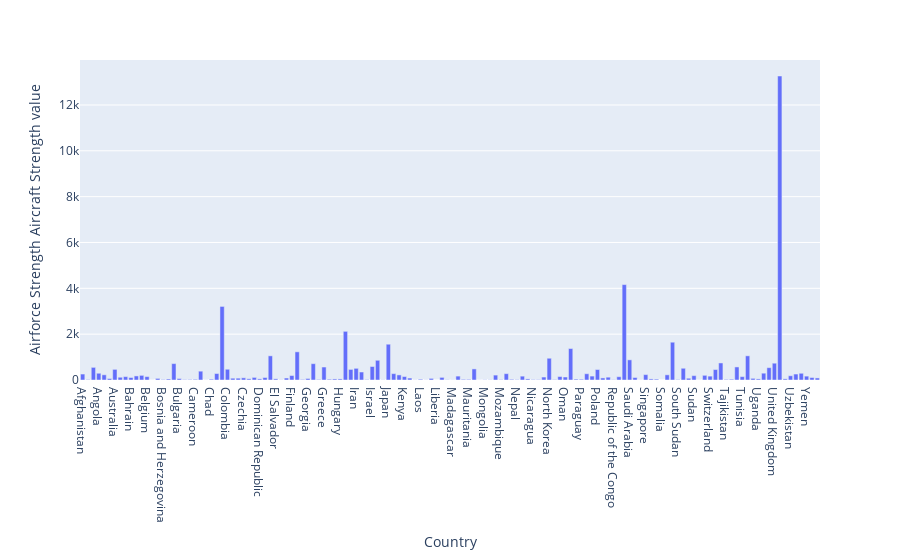

This figure's notebook cell:
### Code cell
fig = px.bar(df_2,x= "Country" , y = df_2["Airforce Strength Aircraft Strength value"])
fig.show()

### Figure 1 — Plotly figure (JSON) as saved in the notebook; plotly's stock layout.template omitted (floating-point values rounded to 4 significant figures; data arrays with more than 128 entries replaced by an {"elided": "..."} marker saying what was removed)
{"data": [{"alignmentgroup": "True", "hovertemplate": "Country=%{x}<br>Airforce Strength Aircraft Strength value=%{y}<extra></extra>", "legendgroup": "", "marker": {"color": "#636efa", "pattern": {"shape": ""}}, "name": "", "offsetgroup": "", "orientation": "v", "showlegend": false, "textposition": "auto", "type": "bar", "x": {"elided": "138 str values"}, "xaxis": "x", "y": {"elided": "138 int values"}, "yaxis": "y"}], "layout": {"barmode": "relative", "legend": {"tracegroupgap": 0}, "margin": {"t": 60}, "xaxis": {"anchor": "y", "domain": [0, 1], "title": {"text": "Country"}}, "yaxis": {"anchor": "x", "domain": [0, 1], "title": {"text": "Airforce Strength Aircraft Strength value"}}}}
